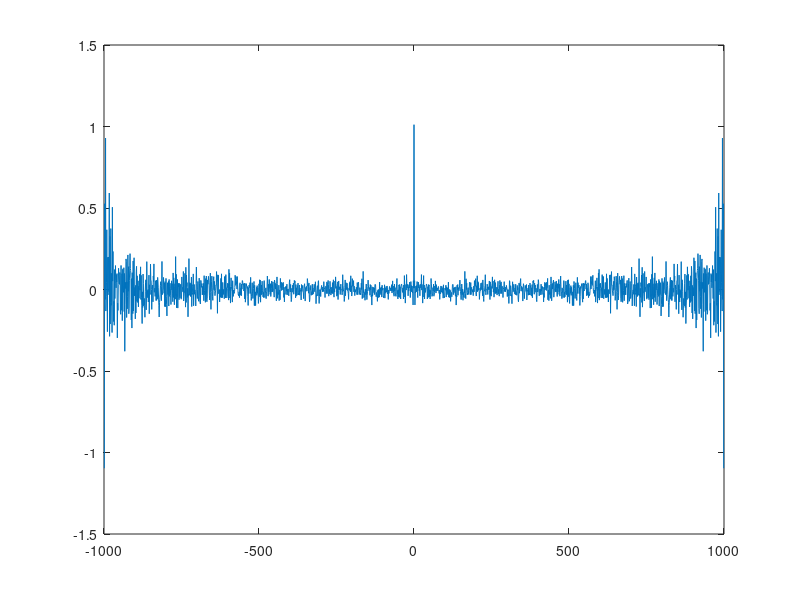

The MATLAB script that drew this image: (Note: this script raises an error after producing the figure.)
%% Question 1

% generate white gaussian noise
N = 1000; % 1000-samples per realisation
M = 1; % 1 realisation
x = randn(M,N);

x_corr = xcorr(x, 'unbiased');
tau = (1:1999) - 1000;

figure;
plot(tau, x_corr); % Scatter plot with indices on the x-axis
xlabel('Sample number', FontSize=15); % Label for x-axis
ylabel('Value ', FontSize=15); % Label for y-axis
title('xcorr of Gaussian Noise'); % Title for the plot
grid on; % Enable grid for better visibility
fontsize("scale", 1.5)
